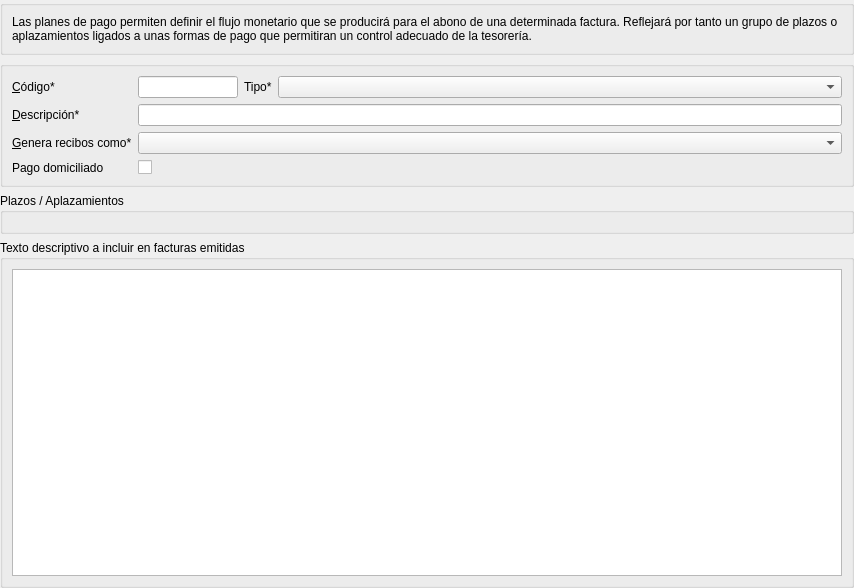
<?xml version="1.0" encoding="UTF-8"?>
<ui version="4.0">
 <class>frmPlanesPago</class>
 <widget class="QWidget" name="frmPlanesPago">
  <property name="geometry">
   <rect>
    <x>0</x>
    <y>0</y>
    <width>854</width>
    <height>588</height>
   </rect>
  </property>
  <property name="windowTitle">
   <string>Planes de pago</string>
  </property>
  <property name="windowIcon">
   <iconset>
    <normaloff>:/aplicacion/images/alephLogoIcon.ico</normaloff>:/aplicacion/images/alephLogoIcon.ico</iconset>
  </property>
  <layout class="QVBoxLayout" name="verticalLayout_5">
   <property name="margin">
    <number>0</number>
   </property>
   <item>
    <widget class="QGroupBox" name="groupBox_2">
     <property name="title">
      <string/>
     </property>
     <layout class="QVBoxLayout" name="verticalLayout_2">
      <item>
       <widget class="QLabel" name="label_2">
        <property name="text">
         <string>&lt;html&gt;&lt;head/&gt;&lt;body&gt;&lt;p&gt;Las planes de pago permiten definir el flujo monetario que se producirá para el abono de una determinada factura. Reflejará por tanto un grupo de plazos o aplazamientos ligados a unas formas de pago que permitiran un control adecuado de la tesorería.&lt;/p&gt;&lt;/body&gt;&lt;/html&gt;</string>
        </property>
        <property name="wordWrap">
         <bool>true</bool>
        </property>
       </widget>
      </item>
     </layout>
    </widget>
   </item>
   <item>
    <widget class="QGroupBox" name="groupBox_4">
     <property name="title">
      <string/>
     </property>
     <layout class="QVBoxLayout" name="verticalLayout_4">
      <item>
       <layout class="QGridLayout" name="gridLayout_2">
        <item row="0" column="4">
         <widget class="DBComboBox" name="db_tipo">
          <property name="sizePolicy">
           <sizepolicy hsizetype="Expanding" vsizetype="Fixed">
            <horstretch>0</horstretch>
            <verstretch>0</verstretch>
           </sizepolicy>
          </property>
          <property name="whatsThis">
           <string>Indica si esta forma de pago es de las que aplica su empresa a sus clientes (Propia) o las que sus proveedores le aplican a usted (Externa)</string>
          </property>
          <property name="fieldName">
           <string>tipo</string>
          </property>
          <property name="dataEditable">
           <bool>true</bool>
          </property>
         </widget>
        </item>
        <item row="1" column="0">
         <widget class="QLabel" name="lblNombre">
          <property name="text">
           <string>&amp;Descripción*</string>
          </property>
          <property name="buddy">
           <cstring>db_nombre</cstring>
          </property>
         </widget>
        </item>
        <item row="1" column="1" colspan="4">
         <widget class="DBLineEdit" name="db_nombre">
          <property name="whatsThis">
           <string>Descripción de la forma de pago</string>
          </property>
          <property name="fieldName">
           <string>descripcion</string>
          </property>
          <property name="dataEditable">
           <bool>true</bool>
          </property>
         </widget>
        </item>
        <item row="2" column="0">
         <widget class="QLabel" name="lblNombre_2">
          <property name="text">
           <string>&amp;Genera recibos como*</string>
          </property>
          <property name="buddy">
           <cstring>db_nombre</cstring>
          </property>
         </widget>
        </item>
        <item row="2" column="1" colspan="4">
         <widget class="DBComboBox" name="db_genrecibos">
          <property name="whatsThis">
           <string>Indique qué tipo de recibos genera esta forma de pago. Estos recibos son efectos de pago para el cálculo de tesorería.</string>
          </property>
          <property name="fieldName">
           <string>genrecibos</string>
          </property>
          <property name="dataEditable">
           <bool>true</bool>
          </property>
         </widget>
        </item>
        <item row="0" column="0">
         <widget class="QLabel" name="label">
          <property name="text">
           <string>&amp;Código*</string>
          </property>
          <property name="buddy">
           <cstring>db_codpago</cstring>
          </property>
         </widget>
        </item>
        <item row="0" column="1" colspan="2">
         <widget class="DBLineEdit" name="db_codpago">
          <property name="sizePolicy">
           <sizepolicy hsizetype="Preferred" vsizetype="Fixed">
            <horstretch>0</horstretch>
            <verstretch>0</verstretch>
           </sizepolicy>
          </property>
          <property name="maximumSize">
           <size>
            <width>100</width>
            <height>16777215</height>
           </size>
          </property>
          <property name="toolTip">
           <string>Código único que identifica a la forma de pago. Puede ser alfanumérico.</string>
          </property>
          <property name="statusTip">
           <string>Código único que identifica a la forma de pago. Puede ser alfanumérico.</string>
          </property>
          <property name="whatsThis">
           <string>Código único que identifica a la forma de pago. Puede ser alfanumérico.</string>
          </property>
          <property name="inputMask">
           <string/>
          </property>
          <property name="fieldName">
           <string>codpago</string>
          </property>
          <property name="dataEditable">
           <bool>true</bool>
          </property>
         </widget>
        </item>
        <item row="0" column="3">
         <widget class="QLabel" name="lblNombre_3">
          <property name="text">
           <string>Tipo*</string>
          </property>
          <property name="buddy">
           <cstring>db_nombre</cstring>
          </property>
         </widget>
        </item>
        <item row="3" column="0">
         <widget class="QLabel" name="label_3">
          <property name="text">
           <string>Pago domiciliado</string>
          </property>
         </widget>
        </item>
        <item row="3" column="1" colspan="4">
         <widget class="DBCheckBox" name="dbCheckBox">
          <property name="fieldName">
           <string>domiciliado</string>
          </property>
          <property name="dataEditable">
           <bool>true</bool>
          </property>
         </widget>
        </item>
       </layout>
      </item>
     </layout>
    </widget>
   </item>
   <item>
    <widget class="QGroupBox" name="groupBox">
     <property name="title">
      <string>Plazos / Aplazamientos</string>
     </property>
     <layout class="QVBoxLayout" name="verticalLayout">
      <item>
       <widget class="DBDetailView" name="db_plazos">
        <property name="relationName">
         <string>plazos</string>
        </property>
        <property name="dataEditable">
         <bool>true</bool>
        </property>
       </widget>
      </item>
     </layout>
    </widget>
   </item>
   <item>
    <widget class="QGroupBox" name="groupBox_3">
     <property name="title">
      <string>Texto descriptivo a incluir en facturas emitidas</string>
     </property>
     <layout class="QVBoxLayout" name="verticalLayout_3">
      <item>
       <widget class="DBRichTextEdit" name="db_textofactura">
        <property name="fieldName">
         <string>textofactura</string>
        </property>
        <property name="dataEditable">
         <bool>true</bool>
        </property>
       </widget>
      </item>
     </layout>
    </widget>
   </item>
  </layout>
 </widget>
 <customwidgets>
  <customwidget>
   <class>DBCheckBox</class>
   <extends>QCheckBox</extends>
   <header>widgets/dbcheckbox.h</header>
  </customwidget>
  <customwidget>
   <class>DBComboBox</class>
   <extends>QComboBox</extends>
   <header>widgets/dbcombobox.h</header>
  </customwidget>
  <customwidget>
   <class>DBDetailView</class>
   <extends>QWidget</extends>
   <header>widgets/dbdetailview.h</header>
  </customwidget>
  <customwidget>
   <class>DBLineEdit</class>
   <extends>QLineEdit</extends>
   <header>widgets/dblineedit.h</header>
  </customwidget>
  <customwidget>
   <class>DBRichTextEdit</class>
   <extends>QTextEdit</extends>
   <header>widgets/dbrichtextedit.h</header>
  </customwidget>
 </customwidgets>
 <tabstops>
  <tabstop>db_codpago</tabstop>
  <tabstop>db_tipo</tabstop>
  <tabstop>db_nombre</tabstop>
  <tabstop>db_genrecibos</tabstop>
 </tabstops>
 <resources>
  <include location="../../../programacion/alepherp/alepherp/src/resources/resources.qrc"/>
 </resources>
 <connections/>
</ui>
